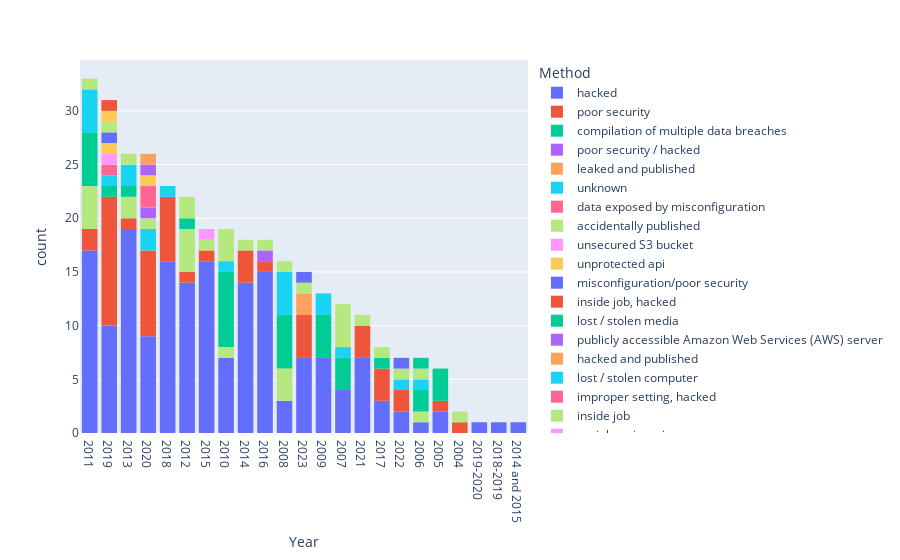

The cell this chart's notebook holds for it:
### Code cell
fig = px.histogram(dataset, x="Year", y="Records", histfunc="count", color="Method", labels={'x':'Year', 'y':'Records'}).update_xaxes(categoryorder='total descending')
fig.show()

### Figure 1 — Plotly figure (JSON) as saved in the notebook; plotly's stock layout.template omitted (floating-point values rounded to 4 significant figures; data arrays with more than 128 entries replaced by an {"elided": "..."} marker saying what was removed)
{"data": [{"alignmentgroup": "True", "bingroup": "x", "histfunc": "count", "hovertemplate": "Method=hacked<br>Year=%{x}<br>count=%{y}<extra></extra>", "legendgroup": "hacked", "marker": {"color": "#636efa", "pattern": {"shape": ""}}, "name": "hacked", "offsetgroup": "hacked", "orientation": "v", "showlegend": true, "type": "histogram", "x": {"elided": "176 str values"}, "xaxis": "x", "y": {"elided": "176 int values"}, "yaxis": "y"}, {"alignmentgroup": "True", "bingroup": "x", "histfunc": "count", "hovertemplate": "Method=poor security<br>Year=%{x}<br>count=%{y}<extra></extra>", "legendgroup": "poor security", "marker": {"color": "#EF553B", "pattern": {"shape": ""}}, "name": "poor security", "offsetgroup": "poor security", "orientation": "v", "showlegend": true, "type": "histogram", "x": ["2019", "2019", "2023", "2019", "2019", "2018", "2019", "2019", "2019", "2019", "2020", "2020", "2017", "2020", "2019", "2018", "2018", "2023", "2018", "2020", "2019", "2019", "2022", "2020", "2017", "2022", "2023", "2019", "2021", "2018", "2015", "2020", "2020", "2012", "2021", "2011", "2023", "2011", "2020", "2013", "2005", "2021", "2018", "2014", "2014", "2014", "2016", "2017"], "xaxis": "x", "y": [2000000000, 885000000, 810000000, 809000000, 540000000, 340000000, 320000000, 275000000, 267000000, 202000000, 201000000, 200000000, 163119000, 120000000, 108000000, 60000000, 50000000, 50000000, 45000000, 42000000, 11900000, 7500000, 6400000, 4000000, 1900000, 1300000, 1279437, 808000, 500000, 500000, 500000, 391250, 377428, 315000, 300000, 283000, 256000, 210000, 175350, 150000, 125000, 91000, 90000, 76000, 52000, 50000, 30000, 350], "yaxis": "y"}, {"alignmentgroup": "True", "bingroup": "x", "histfunc": "count", "hovertemplate": "Method=compilation of multiple data breaches<br>Year=%{x}<br>count=%{y}<extra></extra>", "legendgroup": "compilation of multiple data breaches", "marker": {"color": "#00cc96", "pattern": {"shape": ""}}, "name": "compilation of multiple data breaches", "offsetgroup": "compilation of multiple data breaches", "orientation": "v", "showlegend": true, "type": "histogram", "x": ["2019"], "xaxis": "x", "y": [773000000], "yaxis": "y"}, {"alignmentgroup": "True", "bingroup": "x", "histfunc": "count", "hovertemplate": "Method=poor security / hacked<br>Year=%{x}<br>count=%{y}<extra></extra>", "legendgroup": "poor security / hacked", "marker": {"color": "#ab63fa", "pattern": {"shape": ""}}, "name": "poor security / hacked", "offsetgroup": "poor security / hacked", "orientation": "v", "showlegend": true, "type": "histogram", "x": ["2016"], "xaxis": "x", "y": [412214295], "yaxis": "y"}, {"alignmentgroup": "True", "bingroup": "x", "histfunc": "count", "hovertemplate": "Method=leaked and published<br>Year=%{x}<br>count=%{y}<extra></extra>", "legendgroup": "leaked and published", "marker": {"color": "#FFA15A", "pattern": {"shape": ""}}, "name": "leaked and published", "offsetgroup": "leaked and published", "orientation": "v", "showlegend": true, "type": "histogram", "x": ["2023"], "xaxis": "x", "y": [337225463], "yaxis": "y"}, {"alignmentgroup": "True", "bingroup": "x", "histfunc": "count", "hovertemplate": "Method=unknown<br>Year=%{x}<br>count=%{y}<extra></extra>", "legendgroup": "unknown", "marker": {"color": "#19d3f3", "pattern": {"shape": ""}}, "name": "unknown", "offsetgroup": "unknown", "orientation": "v", "showlegend": true, "type": "histogram", "x": ["2019", "2018", "2020", "2022", "2020"], "xaxis": "x", "y": [299055000, 92283889, 56000000, 515000, 380000], "yaxis": "y"}, {"alignmentgroup": "True", "bingroup": "x", "histfunc": "count", "hovertemplate": "Method=data exposed by misconfiguration<br>Year=%{x}<br>count=%{y}<extra></extra>", "legendgroup": "data exposed by misconfiguration", "marker": {"color": "#FF6692", "pattern": {"shape": ""}}, "name": "data exposed by misconfiguration", "offsetgroup": "data exposed by misconfiguration", "orientation": "v", "showlegend": true, "type": "histogram", "x": ["2019"], "xaxis": "x", "y": [250000000], "yaxis": "y"}, {"alignmentgroup": "True", "bingroup": "x", "histfunc": "count", "hovertemplate": "Method=accidentally published<br>Year=%{x}<br>count=%{y}<extra></extra>", "legendgroup": "accidentally published", "marker": {"color": "#B6E880", "pattern": {"shape": ""}}, "name": "accidentally published", "offsetgroup": "accidentally published", "orientation": "v", "showlegend": true, "type": "histogram", "x": ["2020", "2006", "2021", "2012", "2012", "2013", "2008", "2008", "2011", "2008", "2011", "2012", "2013", "2012", "2011", "2022", "2011", "2010"], "xaxis": "x", "y": [200000000, 20000000, 12367232, 8000000, 6500000, 6000000, 6000000, 3950000, 3500000, 1600000, 935000, 420000, 170000, 163792, 123461, 95000, 50000, 43000], "yaxis": "y"}, {"alignmentgroup": "True", "bingroup": "x", "histfunc": "count", "hovertemplate": "Method=unsecured S3 bucket<br>Year=%{x}<br>count=%{y}<extra></extra>", "legendgroup": "unsecured S3 bucket", "marker": {"color": "#FF97FF", "pattern": {"shape": ""}}, "name": "unsecured S3 bucket", "offsetgroup": "unsecured S3 bucket", "orientation": "v", "showlegend": true, "type": "histogram", "x": ["2019"], "xaxis": "x", "y": [106000000], "yaxis": "y"}, {"alignmentgroup": "True", "bingroup": "x", "histfunc": "count", "hovertemplate": "Method=unprotected api<br>Year=%{x}<br>count=%{y}<extra></extra>", "legendgroup": "unprotected api", "marker": {"color": "#FECB52", "pattern": {"shape": ""}}, "name": "unprotected api", "offsetgroup": "unprotected api", "orientation": "v", "showlegend": true, "type": "histogram", "x": ["2019"], "xaxis": "x", "y": [100000000], "yaxis": "y"}, {"alignmentgroup": "True", "bingroup": "x", "histfunc": "count", "hovertemplate": "Method=misconfiguration/poor security<br>Year=%{x}<br>count=%{y}<extra></extra>", "legendgroup": "misconfiguration/poor security", "marker": {"color": "#636efa", "pattern": {"shape": ""}}, "name": "misconfiguration/poor security", "offsetgroup": "misconfiguration/poor security", "orientation": "v", "showlegend": true, "type": "histogram", "x": ["2019"], "xaxis": "x", "y": [100000000], "yaxis": "y"}, {"alignmentgroup": "True", "bingroup": "x", "histfunc": "count", "hovertemplate": "Method=inside job, hacked<br>Year=%{x}<br>count=%{y}<extra></extra>", "legendgroup": "inside job, hacked", "marker": {"color": "#EF553B", "pattern": {"shape": ""}}, "name": "inside job, hacked", "offsetgroup": "inside job, hacked", "orientation": "v", "showlegend": true, "type": "histogram", "x": ["2004"], "xaxis": "x", "y": [92000000], "yaxis": "y"}, {"alignmentgroup": "True", "bingroup": "x", "histfunc": "count", "hovertemplate": "Method=lost / stolen media<br>Year=%{x}<br>count=%{y}<extra></extra>", "legendgroup": "lost / stolen media", "marker": {"color": "#00cc96", "pattern": {"shape": ""}}, "name": "lost / stolen media", "offsetgroup": "lost / stolen media", "orientation": "v", "showlegend": true, "type": "histogram", "x": ["2009", "2007", "2006", "2008", "2011", "2017", "2005", "2010", "2007", "2010", "2008", "2011", "2010", "2008", "2005", "2011", "2009", "2010", "2012", "2009", "2010", "2013", "2006", "2005", "2010", "2007", "2010", "2011", "2008", "2009", "2008", "2011"], "xaxis": "x", "y": [76000000, 25000000, 17000000, 12500000, 8300000, 4000000, 3900000, 3300000, 3000000, 2600000, 2200000, 1900000, 1700000, 1700000, 1200000, 1055489, 1023209, 800000, 800000, 500000, 398000, 344579, 200000, 200000, 180111, 160000, 130495, 102153, 84000, 72000, 50500, 34000], "yaxis": "y"}, {"alignmentgroup": "True", "bingroup": "x", "histfunc": "count", "hovertemplate": "Method=publicly accessible Amazon Web Services (AWS) server<br>Year=%{x}<br>count=%{y}<extra></extra>", "legendgroup": "publicly accessible Amazon Web Services (AWS) server", "marker": {"color": "#ab63fa", "pattern": {"shape": ""}}, "name": "publicly accessible Amazon Web Services (AWS) server", "offsetgroup": "publicly accessible Amazon Web Services (AWS) server", "orientation": "v", "showlegend": true, "type": "histogram", "x": ["2020"], "xaxis": "x", "y": [38000000], "yaxis": "y"}, {"alignmentgroup": "True", "bingroup": "x", "histfunc": "count", "hovertemplate": "Method=hacked and published<br>Year=%{x}<br>count=%{y}<extra></extra>", "legendgroup": "hacked and published", "marker": {"color": "#FFA15A", "pattern": {"shape": ""}}, "name": "hacked and published", "offsetgroup": "hacked and published", "orientation": "v", "showlegend": true, "type": "histogram", "x": ["2023"], "xaxis": "x", "y": [34900867], "yaxis": "y"}, {"alignmentgroup": "True", "bingroup": "x", "histfunc": "count", "hovertemplate": "Method=lost / stolen computer<br>Year=%{x}<br>count=%{y}<extra></extra>", "legendgroup": "lost / stolen computer", "marker": {"color": "#19d3f3", "pattern": {"shape": ""}}, "name": "lost / stolen computer", "offsetgroup": "lost / stolen computer", "orientation": "v", "showlegend": true, "type": "histogram", "x": ["2006", "2011", "2011", "2008", "2009", "2007", "2011", "2011", "2009", "2008", "2010", "2013", "2013", "2008", "2008"], "xaxis": "x", "y": [26500000, 4901432, 4243434, 2100000, 1220000, 800000, 514330, 400000, 131000, 113000, 105470, 100000, 100000, 97000, 72000], "yaxis": "y"}, {"alignmentgroup": "True", "bingroup": "x", "histfunc": "count", "hovertemplate": "Method=improper setting, hacked<br>Year=%{x}<br>count=%{y}<extra></extra>", "legendgroup": "improper setting, hacked", "marker": {"color": "#FF6692", "pattern": {"shape": ""}}, "name": "improper setting, hacked", "offsetgroup": "improper setting, hacked", "orientation": "v", "showlegend": true, "type": "histogram", "x": ["2020", "2020"], "xaxis": "x", "y": [20076016, 1381735], "yaxis": "y"}, {"alignmentgroup": "True", "bingroup": "x", "histfunc": "count", "hovertemplate": "Method=inside job<br>Year=%{x}<br>count=%{y}<extra></extra>", "legendgroup": "inside job", "marker": {"color": "#B6E880", "pattern": {"shape": ""}}, "name": "inside job", "offsetgroup": "inside job", "orientation": "v", "showlegend": true, "type": "histogram", "x": ["2014", "2008", "2019", "2007", "2007", "2012", "2006", "2011", "2013", "2012", "2007", "2015", "2004", "2010", "2010", "2010", "2007", "2023", "2016", "2017"], "xaxis": "x", "y": [20000000, 11100000, 9700000, 8637405, 8500000, 6400000, 2600000, 2500000, 2000000, 1800000, 1000000, 680000, 510000, 392000, 260000, 251000, 89000, 75000, 6700, 91], "yaxis": "y"}, {"alignmentgroup": "True", "bingroup": "x", "histfunc": "count", "hovertemplate": "Method=social engineering<br>Year=%{x}<br>count=%{y}<extra></extra>", "legendgroup": "social engineering", "marker": {"color": "#FF97FF", "pattern": {"shape": ""}}, "name": "social engineering", "offsetgroup": "social engineering", "orientation": "v", "showlegend": true, "type": "histogram", "x": ["2015"], "xaxis": "x", "y": [6054459], "yaxis": "y"}, {"alignmentgroup": "True", "bingroup": "x", "histfunc": "count", "hovertemplate": "Method=poor security/inside job<br>Year=%{x}<br>count=%{y}<extra></extra>", "legendgroup": "poor security/inside job", "marker": {"color": "#FECB52", "pattern": {"shape": ""}}, "name": "poor security/inside job", "offsetgroup": "poor security/inside job", "orientation": "v", "showlegend": true, "type": "histogram", "x": ["2020", "2019"], "xaxis": "x", "y": [5200000, 14200], "yaxis": "y"}, {"alignmentgroup": "True", "bingroup": "x", "histfunc": "count", "hovertemplate": "Method=ransomware hacked<br>Year=%{x}<br>count=%{y}<extra></extra>", "legendgroup": "ransomware hacked", "marker": {"color": "#636efa", "pattern": {"shape": ""}}, "name": "ransomware hacked", "offsetgroup": "ransomware hacked", "orientation": "v", "showlegend": true, "type": "histogram", "x": ["2022", "2023"], "xaxis": "x", "y": [1648922, 1000], "yaxis": "y"}, {"alignmentgroup": "True", "bingroup": "x", "histfunc": "count", "hovertemplate": "Method=accidentally uploaded<br>Year=%{x}<br>count=%{y}<extra></extra>", "legendgroup": "accidentally uploaded", "marker": {"color": "#EF553B", "pattern": {"shape": ""}}, "name": "accidentally uploaded", "offsetgroup": "accidentally uploaded", "orientation": "v", "showlegend": true, "type": "histogram", "x": ["2019"], "xaxis": "x", "y": [1500000], "yaxis": "y"}, {"alignmentgroup": "True", "bingroup": "x", "histfunc": "count", "hovertemplate": "Method=intentionally lost<br>Year=%{x}<br>count=%{y}<extra></extra>", "legendgroup": "intentionally lost", "marker": {"color": "#00cc96", "pattern": {"shape": ""}}, "name": "intentionally lost", "offsetgroup": "intentionally lost", "orientation": "v", "showlegend": true, "type": "histogram", "x": ["2006"], "xaxis": "x", "y": [960000], "yaxis": "y"}, {"alignmentgroup": "True", "bingroup": "x", "histfunc": "count", "hovertemplate": "Method=accidentally exposed<br>Year=%{x}<br>count=%{y}<extra></extra>", "legendgroup": "accidentally exposed", "marker": {"color": "#ab63fa", "pattern": {"shape": ""}}, "name": "accidentally exposed", "offsetgroup": "accidentally exposed", "orientation": "v", "showlegend": true, "type": "histogram", "x": ["2020"], "xaxis": "x", "y": [900000], "yaxis": "y"}, {"alignmentgroup": "True", "bingroup": "x", "histfunc": "count", "hovertemplate": "Method=rogue contractor<br>Year=%{x}<br>count=%{y}<extra></extra>", "legendgroup": "rogue contractor", "marker": {"color": "#FFA15A", "pattern": {"shape": ""}}, "name": "rogue contractor", "offsetgroup": "rogue contractor", "orientation": "v", "showlegend": true, "type": "histogram", "x": ["2020"], "xaxis": "x", "y": [30000], "yaxis": "y"}], "layout": {"barmode": "relative", "legend": {"title": {"text": "Method"}, "tracegroupgap": 0}, "margin": {"t": 60}, "xaxis": {"anchor": "y", "categoryorder": "total descending", "domain": [0, 1], "title": {"text": "Year"}}, "yaxis": {"anchor": "x", "domain": [0, 1], "title": {"text": "count"}}}}
